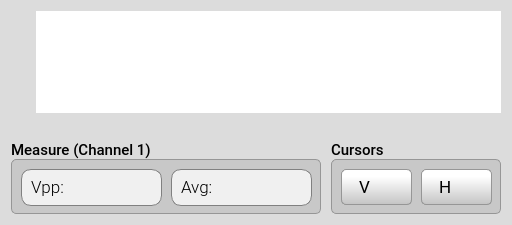
         <widget class="QGroupBox" name="groupBox_screen">
          <property name="minimumSize">
           <size>
            <width>0</width>
            <height>100</height>
           </size>
          </property>
          <property name="styleSheet">
           <string notr="true">QGroupBox {background-color: rgb(220,220,220);border: 0px; border-radius: 5px;  margin-top: 0.0em;}; 
QGroupBox::title {subcontrol-origin: margin;left: 10px;padding: 0 3px 0 3px;}</string>
          </property>
          <property name="title">
           <string/>
          </property>
          <layout class="QGridLayout" name="gridLayout_2">
           <property name="verticalSpacing">
            <number>3</number>
           </property>
           <item row="1" column="0">
            <layout class="QGridLayout" name="gridLayout_plot">
             <property name="spacing">
              <number>0</number>
             </property>
             <item row="1" column="1">
              <widget class="ctkRangeSlider" name="horizontalSlider_cursorH">
               <property name="sizePolicy">
                <sizepolicy hsizetype="Expanding" vsizetype="Fixed">
                 <horstretch>0</horstretch>
                 <verstretch>0</verstretch>
                </sizepolicy>
               </property>
               <property name="minimumSize">
                <size>
                 <width>0</width>
                 <height>25</height>
                </size>
               </property>
               <property name="font">
                <font>
                 <weight>50</weight>
                 <bold>false</bold>
                </font>
               </property>
               <property name="styleSheet">
                <string notr="true">ctkRangeSlider {
    min-height: 25px;
    max-height: 25px;
	margin-left: 33px;
	margin-right:2px;
}

ctkRangeSlider::groove:horizontal {
    background-color: transparent;
}

ctkRangeSlider::handle:horizontal {
     width: 25px;
	 image: url(:/main/img/range_down.png);
}

ctkRangeSlider::handle:horizontal:hover {
     width: 25px;
	 image: url(:/main/img/range_down2.png);
}

QSlider {
    min-height: 25px;
    max-height: 25px;
	margin-left: 33px;
	margin-right:2px;
}

QSlider::groove:horizontal {
	background-color: transparent;
}

QSlider::handle:horizontal {
     width: 25px;
	 image: url(:/main/img/range_down.png);
}

QSlider::handle:horizontal:hover {
	 width: 25px;
	 image: url(:/main/img/range_down2.png);
}</string>
               </property>
               <property name="maximum">
                <number>1000</number>
               </property>
               <property name="singleStep">
                <number>1</number>
               </property>
               <property name="value">
                <number>500</number>
               </property>
               <property name="sliderPosition">
                <number>500</number>
               </property>
               <property name="orientation">
                <enum>Qt::Horizontal</enum>
               </property>
               <property name="tickPosition">
                <enum>QSlider::NoTicks</enum>
               </property>
               <property name="tickInterval">
                <number>100000</number>
               </property>
              </widget>
             </item>
             <item row="0" column="0">
              <widget class="ctkRangeSlider" name="horizontalSlider_cursorV">
               <property name="sizePolicy">
                <sizepolicy hsizetype="Preferred" vsizetype="Preferred">
                 <horstretch>0</horstretch>
                 <verstretch>0</verstretch>
                </sizepolicy>
               </property>
               <property name="minimumSize">
                <size>
                 <width>25</width>
                 <height>0</height>
                </size>
               </property>
               <property name="font">
                <font>
                 <weight>50</weight>
                 <bold>false</bold>
                </font>
               </property>
               <property name="styleSheet">
                <string notr="true">ctkRangeSlider {
    min-width: 25px;
    max-width: 25px;
	margin-bottom: 16px;
	margin-top: 2px;
}

ctkRangeSlider::groove:vertical {
    background-color: transparent;
}

ctkRangeSlider::handle:vertical {
     height: 25px;
	 image: url(:/main/img/range_left.png);
}

ctkRangeSlider::handle:vertical:hover {
     height: 25px;
	 image: url(:/main/img/range_left2.png);
}

QSlider {
    min-width: 25px;
    max-width: 25px;
	margin-bottom: 16px;
	margin-top: 2px;
}

QSlider::groove:vertical {
	background-color: transparent;
}

QSlider::handle:vertical {
     height: 25px;
	 image: url(:/main/img/range_left.png);
}

QSlider::handle:vertical:hover {
	 height: 25px;
	 image: url(:/main/img/range_left2.png);
}</string>
               </property>
               <property name="maximum">
                <number>1000</number>
               </property>
               <property name="value">
                <number>500</number>
               </property>
               <property name="orientation">
                <enum>Qt::Vertical</enum>
               </property>
               <property name="tickPosition">
                <enum>QSlider::NoTicks</enum>
               </property>
               <property name="tickInterval">
                <number>100000</number>
               </property>
              </widget>
             </item>
             <item row="0" column="1">
              <widget class="QCustomPlot" name="customPlot" native="true">
               <property name="enabled">
                <bool>true</bool>
               </property>
               <property name="sizePolicy">
                <sizepolicy hsizetype="Expanding" vsizetype="Expanding">
                 <horstretch>0</horstretch>
                 <verstretch>0</verstretch>
                </sizepolicy>
               </property>
               <property name="minimumSize">
                <size>
                 <width>0</width>
                 <height>0</height>
                </size>
               </property>
               <property name="styleSheet">
                <string notr="true">background-color: white;border: 0px;</string>
               </property>
              </widget>
             </item>
            </layout>
           </item>
           <item row="2" column="0">
            <layout class="QGridLayout" name="gridLayout_3">
             <property name="topMargin">
              <number>0</number>
             </property>
             <property name="horizontalSpacing">
              <number>10</number>
             </property>
             <property name="verticalSpacing">
              <number>0</number>
             </property>
             <item row="1" column="1">
              <widget class="QGroupBox" name="groupBox_ch4_3">
               <property name="sizePolicy">
                <sizepolicy hsizetype="Minimum" vsizetype="Preferred">
                 <horstretch>0</horstretch>
                 <verstretch>0</verstretch>
                </sizepolicy>
               </property>
               <property name="minimumSize">
                <size>
                 <width>170</width>
                 <height>55</height>
                </size>
               </property>
               <property name="maximumSize">
                <size>
                 <width>16777215</width>
                 <height>10000</height>
                </size>
               </property>
               <property name="font">
                <font>
                 <family>Roboto Medium</family>
                 <pointsize>11</pointsize>
                </font>
               </property>
               <property name="styleSheet">
                <string notr="true">QGroupBox {background-color: rgb(200,200,200);border: 1px solid rgb(150,150,150); border-radius: 5px;  }; 
QGroupBox::title {subcontrol-origin: margin;left: 10px;padding: 0 3px 0 3px;}</string>
               </property>
               <property name="title">
                <string/>
               </property>
               <widget class="QPushButton" name="pushButton_cursorsVoff">
                <property name="geometry">
                 <rect>
                  <x>10</x>
                  <y>10</y>
                  <width>71</width>
                  <height>36</height>
                 </rect>
                </property>
                <property name="font">
                 <font>
                  <family>Roboto</family>
                  <pointsize>13</pointsize>
                 </font>
                </property>
                <property name="styleSheet">
                 <string notr="true">QPushButton {
	padding: 0.2em 0.2em 0.3em 0.2em;
	border: 1px solid rgb(150, 150, 150);
	border-radius: 5px;
	color: black;
	background: qlineargradient(x1:0, y1:0, x2:0, y2:2, stop:0 #FFFFFF, stop:0.1 #FFFFFF, stop:1 #69D769);
	text-align:left;
	padding-left:13px;
}

QPushButton:hover:!pressed {
	border: 1px solid rgb(150, 150, 150);
	border-radius: 5px;
	color: #256552;
	background: qlineargradient(x1:0, y1:0, x2:0, y2:2, stop:0 #FFFFFF, stop:0.1 #FFFFFF, stop:1 #ACFAAC);
}

QPushButton:pressed {
	border: 2px solid rgb(150, 150, 150);
	border-radius: 5px;
	background: #FFFFFF;
	color: #2f836a;
}

QPushButton:disabled {
	border: 1px solid rgb(180, 180, 180);
	color: gray;
	background: qlineargradient(x1:0, y1:0, x2:0, y2:2, stop:0 #CCCCCC, stop:0.1 #EEEEEE, stop:1 #BBBBBB);
}</string>
                </property>
                <property name="text">
                 <string> V</string>
                </property>
                <property name="icon">
                 <iconset resource="../../resources/resources.qrc">
                  <normaloff>:/main/img/power-off-green3.png</normaloff>
                  <disabledoff>:/main/img/power-off-green3.png</disabledoff>:/main/img/power-off-green3.png</iconset>
                </property>
                <property name="iconSize">
                 <size>
                  <width>23</width>
                  <height>22</height>
                 </size>
                </property>
               </widget>
               <widget class="QPushButton" name="pushButton_cursorsVon">
                <property name="geometry">
                 <rect>
                  <x>10</x>
                  <y>10</y>
                  <width>71</width>
                  <height>36</height>
                 </rect>
                </property>
                <property name="font">
                 <font>
                  <family>Roboto</family>
                  <pointsize>13</pointsize>
                 </font>
                </property>
                <property name="styleSheet">
                 <string notr="true">QPushButton {
	padding: 0.2em 0.2em 0.3em 0.2em;
	border: 1px solid rgb(150, 150, 150);
	border-radius: 5px;
	color: black;
	background: qlineargradient(x1:0, y1:0, x2:0, y2:2, stop:0 #FFFFFF, stop:0.1 #FFFFFF, stop:1 #7B7B7B);
	text-align:left;
	padding-left:13px;
}

QPushButton:hover:!pressed {
	border: 1px solid rgb(150, 150, 150);
	border-radius: 5px;
	color: #256552;
	background: qlineargradient(x1:0, y1:0, x2:0, y2:2, stop:0 #FFFFFF, stop:0.1 #FFFFFF, stop:1 #AAAAAA);
}

QPushButton:pressed {
	border: 2px solid rgb(150, 150, 150);
	border-radius: 5px;
	background: #FFFFFF;
	color: #2f836a;
}

QPushButton:disabled {
	border: 1px solid rgb(180, 180, 180);
	color: gray;
	background: qlineargradient(x1:0, y1:0, x2:0, y2:2, stop:0 #CCCCCC, stop:0.1 #EEEEEE, stop:1 #BBBBBB);
}</string>
                </property>
                <property name="text">
                 <string> V</string>
                </property>
                <property name="icon">
                 <iconset resource="../../resources/resources.qrc">
                  <normaloff>:/main/img/power-off-gray2.png</normaloff>:/main/img/power-off-gray2.png</iconset>
                </property>
                <property name="iconSize">
                 <size>
                  <width>23</width>
                  <height>22</height>
                 </size>
                </property>
               </widget>
               <widget class="QPushButton" name="pushButton_cursorsHoff">
                <property name="geometry">
                 <rect>
                  <x>90</x>
                  <y>10</y>
                  <width>71</width>
                  <height>36</height>
                 </rect>
                </property>
                <property name="font">
                 <font>
                  <family>Roboto</family>
                  <pointsize>13</pointsize>
                 </font>
                </property>
                <property name="styleSheet">
                 <string notr="true">QPushButton {
	padding: 0.2em 0.2em 0.3em 0.2em;
	border: 1px solid rgb(150, 150, 150);
	border-radius: 5px;
	color: black;
	background: qlineargradient(x1:0, y1:0, x2:0, y2:2, stop:0 #FFFFFF, stop:0.1 #FFFFFF, stop:1 #69D769);
	text-align:left;
	padding-left:13px;
}

QPushButton:hover:!pressed {
	border: 1px solid rgb(150, 150, 150);
	border-radius: 5px;
	color: #256552;
	background: qlineargradient(x1:0, y1:0, x2:0, y2:2, stop:0 #FFFFFF, stop:0.1 #FFFFFF, stop:1 #ACFAAC);
}

QPushButton:pressed {
	border: 2px solid rgb(150, 150, 150);
	border-radius: 5px;
	background: #FFFFFF;
	color: #2f836a;
}

QPushButton:disabled {
	border: 1px solid rgb(180, 180, 180);
	color: gray;
	background: qlineargradient(x1:0, y1:0, x2:0, y2:2, stop:0 #CCCCCC, stop:0.1 #EEEEEE, stop:1 #BBBBBB);
}</string>
                </property>
                <property name="text">
                 <string> H</string>
                </property>
                <property name="icon">
                 <iconset resource="../../resources/resources.qrc">
                  <normaloff>:/main/img/power-off-green3.png</normaloff>
                  <disabledoff>:/main/img/power-off-green3.png</disabledoff>:/main/img/power-off-green3.png</iconset>
                </property>
                <property name="iconSize">
                 <size>
                  <width>23</width>
                  <height>22</height>
                 </size>
                </property>
               </widget>
               <widget class="QPushButton" name="pushButton_cursorsHon">
                <property name="geometry">
                 <rect>
                  <x>90</x>
                  <y>10</y>
                  <width>71</width>
                  <height>36</height>
                 </rect>
                </property>
                <property name="font">
                 <font>
                  <family>Roboto</family>
                  <pointsize>13</pointsize>
                 </font>
                </property>
                <property name="styleSheet">
                 <string notr="true">QPushButton {
	padding: 0.2em 0.2em 0.3em 0.2em;
	border: 1px solid rgb(150, 150, 150);
	border-radius: 5px;
	color: black;
	background: qlineargradient(x1:0, y1:0, x2:0, y2:2, stop:0 #FFFFFF, stop:0.1 #FFFFFF, stop:1 #7B7B7B);
	text-align:left;
	padding-left:13px;
}

QPushButton:hover:!pressed {
	border: 1px solid rgb(150, 150, 150);
	border-radius: 5px;
	color: #256552;
	background: qlineargradient(x1:0, y1:0, x2:0, y2:2, stop:0 #FFFFFF, stop:0.1 #FFFFFF, stop:1 #AAAAAA);
}

QPushButton:pressed {
	border: 2px solid rgb(150, 150, 150);
	border-radius: 5px;
	background: #FFFFFF;
	color: #2f836a;
}

QPushButton:disabled {
	border: 1px solid rgb(180, 180, 180);
	color: gray;
	background: qlineargradient(x1:0, y1:0, x2:0, y2:2, stop:0 #CCCCCC, stop:0.1 #EEEEEE, stop:1 #BBBBBB);
}</string>
                </property>
                <property name="text">
                 <string> H</string>
                </property>
                <property name="icon">
                 <iconset resource="../../resources/resources.qrc">
                  <normaloff>:/main/img/power-off-gray2.png</normaloff>:/main/img/power-off-gray2.png</iconset>
                </property>
                <property name="iconSize">
                 <size>
                  <width>23</width>
                  <height>22</height>
                 </size>
                </property>
               </widget>
              </widget>
             </item>
             <item row="1" column="0">
              <widget class="QGroupBox" name="groupBox_ch4_2">
               <property name="sizePolicy">
                <sizepolicy hsizetype="Expanding" vsizetype="Preferred">
                 <horstretch>0</horstretch>
                 <verstretch>0</verstretch>
                </sizepolicy>
               </property>
               <property name="minimumSize">
                <size>
                 <width>310</width>
                 <height>55</height>
                </size>
               </property>
               <property name="maximumSize">
                <size>
                 <width>3000</width>
                 <height>10000</height>
                </size>
               </property>
               <property name="font">
                <font>
                 <family>Roboto Medium</family>
                 <pointsize>11</pointsize>
                </font>
               </property>
               <property name="styleSheet">
                <string notr="true">QGroupBox {background-color: rgb(200,200,200);border: 1px solid rgb(150,150,150); border-radius: 5px;}; 
QGroupBox::title {subcontrol-origin: margin;left: 10px;padding: 0 3px 0 3px;}</string>
               </property>
               <property name="title">
                <string/>
               </property>
               <widget class="QLabel" name="label_8">
                <property name="geometry">
                 <rect>
                  <x>20</x>
                  <y>18</y>
                  <width>35</width>
                  <height>20</height>
                 </rect>
                </property>
                <property name="font">
                 <font>
                  <family>Roboto Light</family>
                  <pointsize>13</pointsize>
                  <weight>50</weight>
                  <bold>false</bold>
                 </font>
                </property>
                <property name="text">
                 <string>Vpp:</string>
                </property>
               </widget>
               <widget class="QTextBrowser" name="textBrowser_measVpp">
                <property name="enabled">
                 <bool>true</bool>
                </property>
                <property name="geometry">
                 <rect>
                  <x>10</x>
                  <y>10</y>
                  <width>141</width>
                  <height>37</height>
                 </rect>
                </property>
                <property name="sizePolicy">
                 <sizepolicy hsizetype="Minimum" vsizetype="Fixed">
                  <horstretch>0</horstretch>
                  <verstretch>0</verstretch>
                 </sizepolicy>
                </property>
                <property name="font">
                 <font>
                  <family>Roboto Mono Medium</family>
                  <pointsize>14</pointsize>
                  <weight>50</weight>
                  <italic>false</italic>
                  <bold>false</bold>
                 </font>
                </property>
                <property name="cursor" stdset="0">
                 <cursorShape>IBeamCursor</cursorShape>
                </property>
                <property name="styleSheet">
                 <string notr="true">QTextBrowser {
	background-color: rgba(240,240,240, 1.0);border: 1px solid gray; border-radius:10px;
	text-align:right;font-family:'Roboto Mono Medium','Roboto'; font-size:14pt; font-weight:400;
	color:black; 
}

QTextBrowser:disabled {
    color: gray;
	background-color: transparent;
	border: 1px solid gray; border-radius:10px;
	text-align:center;font-family:'Roboto Mono Medium'; font-size:30pt; font-weight:500;
}</string>
                </property>
                <property name="html">
                 <string>&lt;!DOCTYPE HTML PUBLIC &quot;-//W3C//DTD HTML 4.0//EN&quot; &quot;http://www.w3.org/TR/REC-html40/strict.dtd&quot;&gt;
&lt;html&gt;&lt;head&gt;&lt;meta name=&quot;qrichtext&quot; content=&quot;1&quot; /&gt;&lt;style type=&quot;text/css&quot;&gt;
p, li { white-space: pre-wrap; }
&lt;/style&gt;&lt;/head&gt;&lt;body style=&quot; font-family:'Roboto Mono Medium','Roboto'; font-size:14pt; font-weight:400; font-style:normal;&quot;&gt;
&lt;p align=&quot;right&quot; style=&quot;-qt-paragraph-type:empty; margin-top:0px; margin-bottom:0px; margin-left:0px; margin-right:0px; -qt-block-indent:0; text-indent:0px;&quot;&gt;&lt;br /&gt;&lt;/p&gt;&lt;/body&gt;&lt;/html&gt;</string>
                </property>
               </widget>
               <widget class="QLabel" name="label_9">
                <property name="geometry">
                 <rect>
                  <x>170</x>
                  <y>18</y>
                  <width>35</width>
                  <height>20</height>
                 </rect>
                </property>
                <property name="font">
                 <font>
                  <family>Roboto Light</family>
                  <pointsize>13</pointsize>
                  <weight>50</weight>
                  <bold>false</bold>
                 </font>
                </property>
                <property name="text">
                 <string>Avg:</string>
                </property>
               </widget>
               <widget class="QTextBrowser" name="textBrowser_measMax">
                <property name="enabled">
                 <bool>true</bool>
                </property>
                <property name="geometry">
                 <rect>
                  <x>460</x>
                  <y>10</y>
                  <width>141</width>
                  <height>37</height>
                 </rect>
                </property>
                <property name="sizePolicy">
                 <sizepolicy hsizetype="Minimum" vsizetype="Fixed">
                  <horstretch>0</horstretch>
                  <verstretch>0</verstretch>
                 </sizepolicy>
                </property>
                <property name="font">
                 <font>
                  <family>Roboto Mono Medium</family>
                  <pointsize>14</pointsize>
                  <weight>50</weight>
                  <italic>false</italic>
                  <bold>false</bold>
                 </font>
                </property>
                <property name="cursor" stdset="0">
                 <cursorShape>IBeamCursor</cursorShape>
                </property>
                <property name="styleSheet">
                 <string notr="true">QTextBrowser {
	background-color: rgba(240,240,240, 1.0);border: 1px solid gray; border-radius:10px;
	text-align:right;font-family:'Roboto Mono Medium','Roboto'; font-size:14pt; font-weight:400;
	color:black; 
}

QTextBrowser:disabled {
	color:gray;
	background-color: transparent;
	border: 1px solid gray; border-radius:10px;
	text-align:center;font-family:'Roboto Mono Medium'; font-size:30pt; font-weight:500;
}</string>
                </property>
                <property name="html">
                 <string>&lt;!DOCTYPE HTML PUBLIC &quot;-//W3C//DTD HTML 4.0//EN&quot; &quot;http://www.w3.org/TR/REC-html40/strict.dtd&quot;&gt;
&lt;html&gt;&lt;head&gt;&lt;meta name=&quot;qrichtext&quot; content=&quot;1&quot; /&gt;&lt;style type=&quot;text/css&quot;&gt;
p, li { white-space: pre-wrap; }
&lt;/style&gt;&lt;/head&gt;&lt;body style=&quot; font-family:'Roboto Mono Medium','Roboto'; font-size:14pt; font-weight:400; font-style:normal;&quot;&gt;
&lt;p align=&quot;right&quot; style=&quot;-qt-paragraph-type:empty; margin-top:0px; margin-bottom:0px; margin-left:0px; margin-right:0px; -qt-block-indent:0; text-indent:0px;&quot;&gt;&lt;br /&gt;&lt;/p&gt;&lt;/body&gt;&lt;/html&gt;</string>
                </property>
               </widget>
               <widget class="QTextBrowser" name="textBrowser_measMin">
                <property name="enabled">
                 <bool>true</bool>
                </property>
                <property name="geometry">
                 <rect>
                  <x>310</x>
                  <y>10</y>
                  <width>141</width>
                  <height>37</height>
                 </rect>
                </property>
                <property name="sizePolicy">
                 <sizepolicy hsizetype="Minimum" vsizetype="Fixed">
                  <horstretch>0</horstretch>
                  <verstretch>0</verstretch>
                 </sizepolicy>
                </property>
                <property name="font">
                 <font>
                  <family>Roboto Mono Medium</family>
                  <pointsize>14</pointsize>
                  <weight>50</weight>
                  <italic>false</italic>
                  <bold>false</bold>
                 </font>
                </property>
                <property name="cursor" stdset="0">
                 <cursorShape>IBeamCursor</cursorShape>
                </property>
                <property name="styleSheet">
                 <string notr="true">QTextBrowser {
	background-color: rgba(240,240,240, 1.0);border: 1px solid gray; border-radius:10px;
	text-align:right;font-family:'Roboto Mono Medium','Roboto'; font-size:14pt; font-weight:400;
	color:black; 
}

QTextBrowser:disabled {
	color:gray;
	background-color: transparent;
	border: 1px solid gray; border-radius:10px;
	text-align:center;font-family:'Roboto Mono Medium'; font-size:30pt; font-weight:500;
}</string>
                </property>
                <property name="html">
                 <string>&lt;!DOCTYPE HTML PUBLIC &quot;-//W3C//DTD HTML 4.0//EN&quot; &quot;http://www.w3.org/TR/REC-html40/strict.dtd&quot;&gt;
&lt;html&gt;&lt;head&gt;&lt;meta name=&quot;qrichtext&quot; content=&quot;1&quot; /&gt;&lt;style type=&quot;text/css&quot;&gt;
p, li { white-space: pre-wrap; }
&lt;/style&gt;&lt;/head&gt;&lt;body style=&quot; font-family:'Roboto Mono Medium','Roboto'; font-size:14pt; font-weight:400; font-style:normal;&quot;&gt;
&lt;p align=&quot;right&quot; style=&quot;-qt-paragraph-type:empty; margin-top:0px; margin-bottom:0px; margin-left:0px; margin-right:0px; -qt-block-indent:0; text-indent:0px;&quot;&gt;&lt;br /&gt;&lt;/p&gt;&lt;/body&gt;&lt;/html&gt;</string>
                </property>
               </widget>
               <widget class="QTextBrowser" name="textBrowser_measAvg">
                <property name="enabled">
                 <bool>true</bool>
                </property>
                <property name="geometry">
                 <rect>
                  <x>160</x>
                  <y>10</y>
                  <width>141</width>
                  <height>37</height>
                 </rect>
                </property>
                <property name="sizePolicy">
                 <sizepolicy hsizetype="Minimum" vsizetype="Fixed">
                  <horstretch>0</horstretch>
                  <verstretch>0</verstretch>
                 </sizepolicy>
                </property>
                <property name="font">
                 <font>
                  <family>Roboto Mono Medium</family>
                  <pointsize>14</pointsize>
                  <weight>50</weight>
                  <italic>false</italic>
                  <bold>false</bold>
                 </font>
                </property>
                <property name="cursor" stdset="0">
                 <cursorShape>IBeamCursor</cursorShape>
                </property>
                <property name="styleSheet">
                 <string notr="true">QTextBrowser {
	background-color: rgba(240,240,240, 1.0);border: 1px solid gray; border-radius:10px;
	text-align:right;font-family:'Roboto Mono Medium','Roboto'; font-size:14pt; font-weight:400;
	color:black; 
}

QTextBrowser:disabled {
	color:gray;
	background-color: transparent;
	border: 1px solid gray; border-radius:10px;
	text-align:center;font-family:'Roboto Mono Medium'; font-size:30pt; font-weight:500;
}</string>
                </property>
                <property name="html">
                 <string>&lt;!DOCTYPE HTML PUBLIC &quot;-//W3C//DTD HTML 4.0//EN&quot; &quot;http://www.w3.org/TR/REC-html40/strict.dtd&quot;&gt;
&lt;html&gt;&lt;head&gt;&lt;meta name=&quot;qrichtext&quot; content=&quot;1&quot; /&gt;&lt;style type=&quot;text/css&quot;&gt;
p, li { white-space: pre-wrap; }
&lt;/style&gt;&lt;/head&gt;&lt;body style=&quot; font-family:'Roboto Mono Medium','Roboto'; font-size:14pt; font-weight:400; font-style:normal;&quot;&gt;
&lt;p align=&quot;right&quot; style=&quot;-qt-paragraph-type:empty; margin-top:0px; margin-bottom:0px; margin-left:0px; margin-right:0px; -qt-block-indent:0; text-indent:0px;&quot;&gt;&lt;br /&gt;&lt;/p&gt;&lt;/body&gt;&lt;/html&gt;</string>
                </property>
               </widget>
               <widget class="QLabel" name="label_11">
                <property name="geometry">
                 <rect>
                  <x>320</x>
                  <y>18</y>
                  <width>35</width>
                  <height>20</height>
                 </rect>
                </property>
                <property name="font">
                 <font>
                  <family>Roboto Light</family>
                  <pointsize>13</pointsize>
                  <weight>50</weight>
                  <bold>false</bold>
                 </font>
                </property>
                <property name="text">
                 <string>Min:</string>
                </property>
               </widget>
               <widget class="QLabel" name="label_10">
                <property name="geometry">
                 <rect>
                  <x>470</x>
                  <y>18</y>
                  <width>35</width>
                  <height>20</height>
                 </rect>
                </property>
                <property name="font">
                 <font>
                  <family>Roboto Light</family>
                  <pointsize>13</pointsize>
                  <weight>50</weight>
                  <bold>false</bold>
                 </font>
                </property>
                <property name="text">
                 <string>Max:</string>
                </property>
               </widget>
               <zorder>textBrowser_measVpp</zorder>
               <zorder>textBrowser_measMax</zorder>
               <zorder>textBrowser_measMin</zorder>
               <zorder>textBrowser_measAvg</zorder>
               <zorder>label_9</zorder>
               <zorder>label_8</zorder>
               <zorder>label_11</zorder>
               <zorder>label_10</zorder>
              </widget>
             </item>
             <item row="0" column="1">
              <widget class="QLabel" name="label_meas_2">
               <property name="font">
                <font>
                 <family>Roboto Medium</family>
                 <pointsize>11</pointsize>
                </font>
               </property>
               <property name="text">
                <string>Cursors</string>
               </property>
              </widget>
             </item>
             <item row="0" column="0">
              <widget class="QLabel" name="label_meas">
               <property name="font">
                <font>
                 <family>Roboto Medium</family>
                 <pointsize>11</pointsize>
                </font>
               </property>
               <property name="text">
                <string>Measure (Channel 1)</string>
               </property>
              </widget>
             </item>
            </layout>
           </item>
          </layout>
         </widget>
